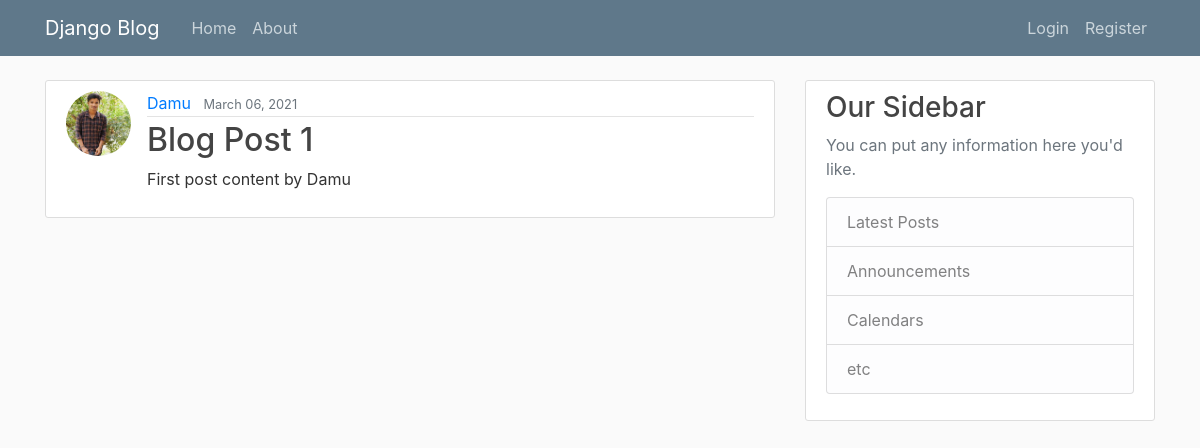
The app's page /about/post/1/ with its own data.
### blog_app/models.py (models this page shows, shortened)
class Post(models.Model):
    author = models.ForeignKey(User , on_delete=models.CASCADE)
    content = models.TextField()
    title = models.CharField(max_length=100)
    date_posted = models.DateTimeField(default=timezone.now)

### users/models.py (models this page shows, shortened)
class Profile(models.Model):
    user = models.OneToOneField(User,on_delete=models.CASCADE)
    image = models.ImageField(default='default.jpg' , upload_to='profile_pics')

### blog_app/views.py (the view)
# urls.py: path('post/<int:pk>/', PostDetailView.as_view(),name='post-detail'),
class PostDetailView(DetailView):
    model =Post

### blog_app/templates/blog_app/post_detail.html (shortened to what this page needs)
{% extends "blog_app/base.html" %}
{% block content %}
    <article class="media content-section">
        <img class="rounded-circle article-img" src="{{ post.author.profile.image.url }}">
        <div class="media-body">
            <div class="article-metadata">
            <a class="mr-2" href="{% url 'user-posts' object.author.username %}">{{ object.author }}</a>
            <small class="text-muted">{{ object.date_posted|date:"F d, Y" }}</small>
            </div>
            <h2 class="article-title" >{{ object.title }}</h2>
            <p class="article-content">{{ object.content }}</p>
        </div>
    </article>
{% endblock content %}

### blog_app/static/blog_app/main.css (style rules this page uses)
body { background: #fafafa; color: #333333; margin-top: 5rem; }
h1, h2, h3, h4, h5, h6 { color: #444444; }
.content-section { background: #ffffff; padding: 10px 20px; border: 1px solid #dddddd; border-radius: 3px; margin-bottom: 20px; }
.article-title { color: #444444; }
.article-content { white-space: pre-line; }
.article-img { height: 65px; width: 65px; margin-right: 16px; }
.article-metadata { padding-bottom: 1px; margin-bottom: 4px; border-bottom: 1px solid #e3e3e3 }

### records on screen
Post: author.profile.image (picture), author "Damu", date_posted "March 06, 2021", title "Blog Post 1", content "First post content by Damu"
